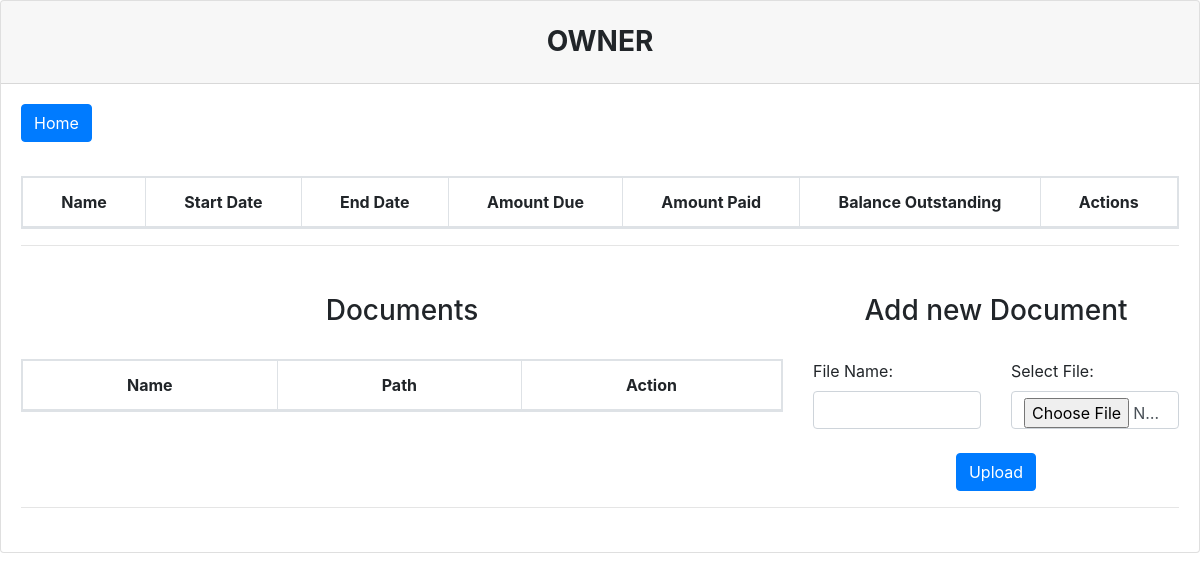
The app's page /view_owner/4 (signed in), older data.
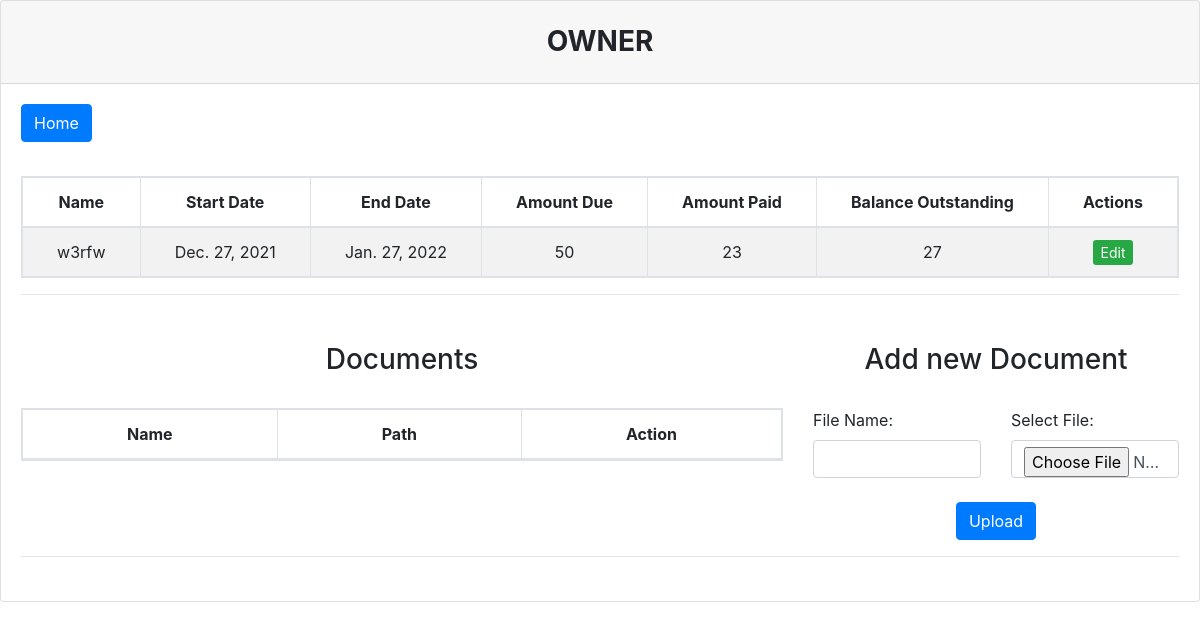
The same page, newer data.
### Manager/models.py (models this page shows)
class owner(models.Model):
    name = models.CharField(max_length=100, blank=False)
    start = models.DateField(max_length=100, blank=False, )
    end = models.DateField(max_length=100, blank=False, )
    amount_due = models.IntegerField(blank=False, )
    amount_paid = models.IntegerField(blank=False, )
    balance = models.CharField(max_length=99999, blank=False, )

### Manager/views.py (the view)
# urls.py: path('view_owner/<int:owner_id>', view_owner, name="view_owner"),
@login_required(login_url="/login")
def view_owner(request, owner_id):
    if request.user.is_superuser:
        update_obalance()
        if request.method == "POST":
            form = ownerDocsForm(request.POST, request.FILES)
            if form.is_valid():
                form.save()
                return redirect('view_owner', owner_id=owner_id)
            else:
                print(form.errors)
                messages.error(request, 'Please use correct data!')
                return redirect('view_owner', owner_id=owner_id)
        else:
            owner_obj = owner.objects.all().filter(id=owner_id)
            doc_obj = ownerDocs.objects.all().filter(owner_account_id=owner_id)
            form = ownerDocsForm
            return render(request, 'view_owner.html', {'owners':owner_obj, 'documents':doc_obj, 'form':form})
    else:
        return HttpResponse("Access Denied")

### Manager/views.py (called while the page is built)
def update_obalance():
    owners_obj = owner.objects.all()
    for owner_i in owners_obj:
        balance = owner_i.amount_due - owner_i.amount_paid
        owner_i.balance = balance
        owner_i.save()

### Manager/templates/view_owner.html (shortened to what the changed rows need)
{%  load static %}
<!DOCTYPE html>
<html lang="en">
<head>
    <link rel="stylesheet" href="{% static 'css/bootstrap.css' %}">
</head>
<body>
    <div class="card">
      <div class="card-body">
        <div id="table" class="table-editable">
          <br>
          <br>
          <br>
          <table class="table table-bordered table-responsive table-striped text-center">
            <thead>
              <tr>
                <th class="text-center" style="white-space: nowrap;width: 1%;">Name</th>
                <th class="text-center" style="white-space: nowrap;width: 1%;">Start Date</th>
                <th class="text-center" style="white-space: nowrap;width: 1%;">End Date</th>
                <th class="text-center" style="white-space: nowrap;width: 1%;">Amount Due</th>
                <th class="text-center" style="white-space: nowrap;width: 1%;">Amount Paid</th>
                <th class="text-center" style="white-space: nowrap;width: 1%;">Balance Outstanding</th>
                <th class="text-center" style="white-space: nowrap;width: 1%;">Actions</th>
              </tr>
            </thead>
            <tbody id="myTable">
                {% for owner in owners %}
                    <tr>
                        <td class="pt-3-half" style="white-space: nowrap;width: 1%;">{{ owner.name }}</td>
                        <td class="pt-3-half" style="white-space: nowrap;width: 1%;">{{ owner.start }}</td>
                        <td class="pt-3-half" style="white-space: nowrap;width: 1%;">{{ owner.end }}</td>
                        <td class="pt-3-half" style="white-space: nowrap;width: 1%;">{{ owner.amount_due }}</td>
                        <td class="pt-3-half" style="white-space: nowrap;width: 1%;">{{ owner.amount_paid }}</td>
                        <td class="pt-3-half" style="white-space: nowrap;width: 1%;">{{ owner.balance }}</td>
                        <td class="pt-3-half" style="white-space: nowrap;width: 1%;">
                            <a href="{% url 'edit_owner' owner.id %}" class="btn-sm btn-success">Edit</a>
                        </td>
                      </tr>
                {% endfor %}
            </tbody>
            </table>
            <div class="row">
                <div class="col-8 col-lg-8 col-xl-8">
                    <br>
                    <br>
                    <table class="table table-bordered table-responsive table-striped text-center">
                    <thead>
                      <tr>
                        <th class="text-center" style="white-space: nowrap;width: 1%;">Name</th>
                        <th class="text-center" style="white-space: nowrap;width: 1%;">Path</th>
                        <th class="text-center" style="white-space: nowrap;width: 1%;">Action</th>
                      </tr>
                    </thead>
                    </table>
                </div>
            </div>
            </div>
          </div>
    </div>
    <link rel="stylesheet" href="https://cdn.datatables.net/1.10.22/css/dataTables.bootstrap4.min.css">
</body>
</html>

Row changes from the older to the newer data that the page shows:
added owner: name "w3rfw", start "Dec. 27, 2021", end "Jan. 27, 2022", amount_due "50", amount_paid "23", balance "27"
